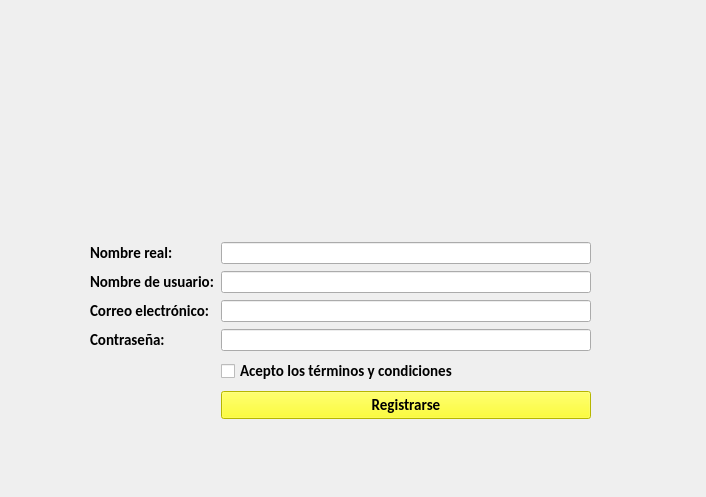
<?xml version="1.0" encoding="UTF-8"?>
<ui version="4.0">
 <class>registro</class>
 <widget class="QWidget" name="registro">
  <property name="geometry">
   <rect>
    <x>0</x>
    <y>0</y>
    <width>706</width>
    <height>497</height>
   </rect>
  </property>
  <property name="minimumSize">
   <size>
    <width>706</width>
    <height>497</height>
   </size>
  </property>
  <property name="maximumSize">
   <size>
    <width>706</width>
    <height>497</height>
   </size>
  </property>
  <property name="styleSheet">
   <string notr="true">#centralwidget{
background-color: rgb(0, 85, 0);
}

#formLayout{
background-color: rgb(255,255,255)
}</string>
  </property>
  <widget class="QWidget" name="formLayoutWidget">
   <property name="geometry">
    <rect>
     <x>50</x>
     <y>242</y>
     <width>581</width>
     <height>201</height>
    </rect>
   </property>
   <layout class="QFormLayout" name="formLayout">
    <property name="fieldGrowthPolicy">
     <enum>QFormLayout::AllNonFixedFieldsGrow</enum>
    </property>
    <property name="horizontalSpacing">
     <number>7</number>
    </property>
    <property name="verticalSpacing">
     <number>7</number>
    </property>
    <property name="leftMargin">
     <number>40</number>
    </property>
    <property name="rightMargin">
     <number>40</number>
    </property>
    <item row="0" column="0">
     <widget class="QLabel" name="label_nombre_real">
      <property name="font">
       <font>
        <family>Calibri</family>
        <pointsize>11</pointsize>
        <weight>75</weight>
        <bold>true</bold>
       </font>
      </property>
      <property name="text">
       <string>Nombre real:</string>
      </property>
     </widget>
    </item>
    <item row="0" column="1">
     <widget class="QLineEdit" name="text_nombre_real"/>
    </item>
    <item row="1" column="0">
     <widget class="QLabel" name="label_nombre_usuario_registro">
      <property name="font">
       <font>
        <family>Calibri</family>
        <pointsize>11</pointsize>
        <weight>75</weight>
        <bold>true</bold>
       </font>
      </property>
      <property name="text">
       <string>Nombre de usuario:</string>
      </property>
     </widget>
    </item>
    <item row="1" column="1">
     <widget class="QLineEdit" name="text_nombre_usuario_registro"/>
    </item>
    <item row="2" column="0">
     <widget class="QLabel" name="label_correo">
      <property name="font">
       <font>
        <family>Calibri</family>
        <pointsize>11</pointsize>
        <weight>75</weight>
        <bold>true</bold>
       </font>
      </property>
      <property name="text">
       <string>Correo electrónico:</string>
      </property>
     </widget>
    </item>
    <item row="2" column="1">
     <widget class="QLineEdit" name="text_correo"/>
    </item>
    <item row="4" column="1">
     <widget class="QCheckBox" name="boton_terminos">
      <property name="font">
       <font>
        <family>Calibri</family>
        <pointsize>11</pointsize>
        <weight>75</weight>
        <bold>true</bold>
       </font>
      </property>
      <property name="text">
       <string>Acepto los términos y condiciones</string>
      </property>
     </widget>
    </item>
    <item row="5" column="1">
     <widget class="QPushButton" name="boton_confirmar_registro">
      <property name="font">
       <font>
        <family>Calibri</family>
        <pointsize>11</pointsize>
        <weight>75</weight>
        <bold>true</bold>
       </font>
      </property>
      <property name="styleSheet">
       <string notr="true">background-color: rgb(255, 255, 0);</string>
      </property>
      <property name="text">
       <string>Registrarse</string>
      </property>
     </widget>
    </item>
    <item row="3" column="1">
     <widget class="QLineEdit" name="text_contrasenya_registro"/>
    </item>
    <item row="3" column="0">
     <widget class="QLabel" name="label_contrasenya_registro">
      <property name="font">
       <font>
        <family>Calibri</family>
        <pointsize>11</pointsize>
        <weight>75</weight>
        <bold>true</bold>
       </font>
      </property>
      <property name="text">
       <string>Contraseña:</string>
      </property>
     </widget>
    </item>
   </layout>
  </widget>
  <widget class="QLabel" name="label">
   <property name="geometry">
    <rect>
     <x>93</x>
     <y>90</y>
     <width>521</width>
     <height>71</height>
    </rect>
   </property>
   <property name="text">
    <string/>
   </property>
   <property name="pixmap">
    <pixmap resource="../Imagenes/imagenes.qrc">:/logo/logo.png</pixmap>
   </property>
  </widget>
 </widget>
 <resources>
  <include location="../Imagenes/imagenes.qrc"/>
 </resources>
 <connections/>
</ui>
